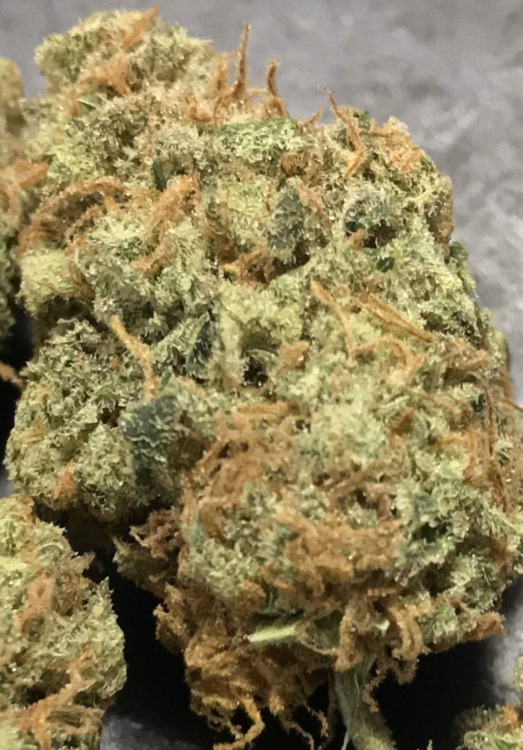
#> input picture img_ratio_backup/ripper-washing-machine.jpg, 1045 x 1500 px, found by its file name (shown at 1/2 size)
$ python check_alt_3.py
#> lines starting #> are read from the running program, lines starting #| are printed output that depends on the picture
import os
from PIL import Image

def get_wb_pct(fname):
#> called with fname = 'ripper-washing-machine.jpg'
    p = os.path.join(r'd:\cannaculture\img', fname)
    if not os.path.exists(p): return 999.0
    im = Image.open(p).convert('RGB')
#> im is the input picture: PIL image 1045x1500 RGB; mean R, G, B 139.7, 127.4, 89.6
    thumb = im.resize((50, 50), Image.Resampling.BILINEAR)
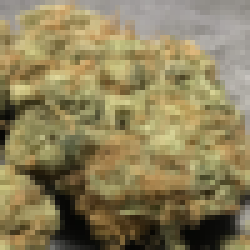
#> thumb: PIL image 50x50 RGB (shown 5 times larger); mean R, G, B 139.7, 127.4, 89.5
    border = []
    for y in range(50):
        for x in range(50):
            if y == 0 or y == 49 or x == 0 or x == 49:
                border.append(thumb.getpixel((x, y)))
#> after the loop, border = 196 items, first 6: (146, 142, 141), (150, 146, 144), (151, 147, 145), (149, 145, 143), (143, 139, 137), (150, 145, 144)
    white_cnt = sum(1 for (r, g, b) in border if r > 230 and g > 230 and b > 230)
#> white_cnt = 0
    return (white_cnt / len(border)) * 100

print("Alternativas para ripper-washing-machine:")
for f in ['ripper-washing-machine.jpg', 'ripper-washing-machine-flowering.jpg', 'ripper-washing-machine-plant.jpg']:
    print(f"  {f}: {get_wb_pct(f):.1f}% blanco")
#> pass 2 of the loop `for f in ['ripper-washing-machine.jpg', 'ripper-washing-machine-flower..`:

print("\nAlternativas para 00s-afghan-mass:")
for f in ['00s-critical-mass-bud-hd.jpg', 'wls-afghani-1-cand0.jpg', 'wls-afghani-1-cand2.jpg', 'wls-afghani-1-cand3.jpg', 'wls-afghani-1-cand4.jpg']:
    print(f"  {f}: {get_wb_pct(f):.1f}% blanco")
#> pass 2 of the loop `for f in ['00s-critical-mass-bud-hd.jpg', 'wls-afghani-1-cand0.jpg', '..`:
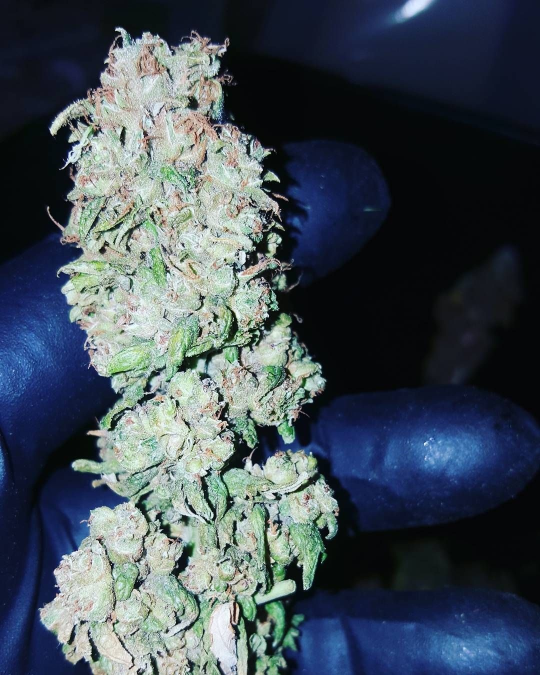
#> input picture img_backup_20260903/wls-afghani-1-cand0.jpg, 1080 x 1350 px, found by its file name (shown at 1/2 size)
#> in get_wb_pct, im is the input picture: PIL image 1080x1350 RGB; mean R, G, B 67.4, 78.5, 88.2
#> in get_wb_pct (call 5), `thumb = im.resize((50, 50), Image.Resampling.BILINEAR)`:
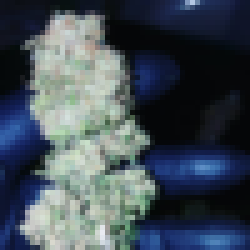
#> thumb: PIL image 50x50 RGB (shown 5 times larger); mean R, G, B 67.4, 78.5, 88.2
#> after the loop in get_wb_pct (call 5), `for y in range(50):`: border = 196 items, first 6: (14, 17, 27), (13, 16, 25), (13, 16, 24), (11, 14, 20), (12, 15, 21), (13, 16, 23)

print("\nAlternativas para cannabiogen-leshaze:")
for f in [f for f in os.listdir(r'd:\cannaculture\img') if 'leshaze' in f or 'panama' in f]:
    print(f"  {f}: {get_wb_pct(f):.1f}% blanco")
